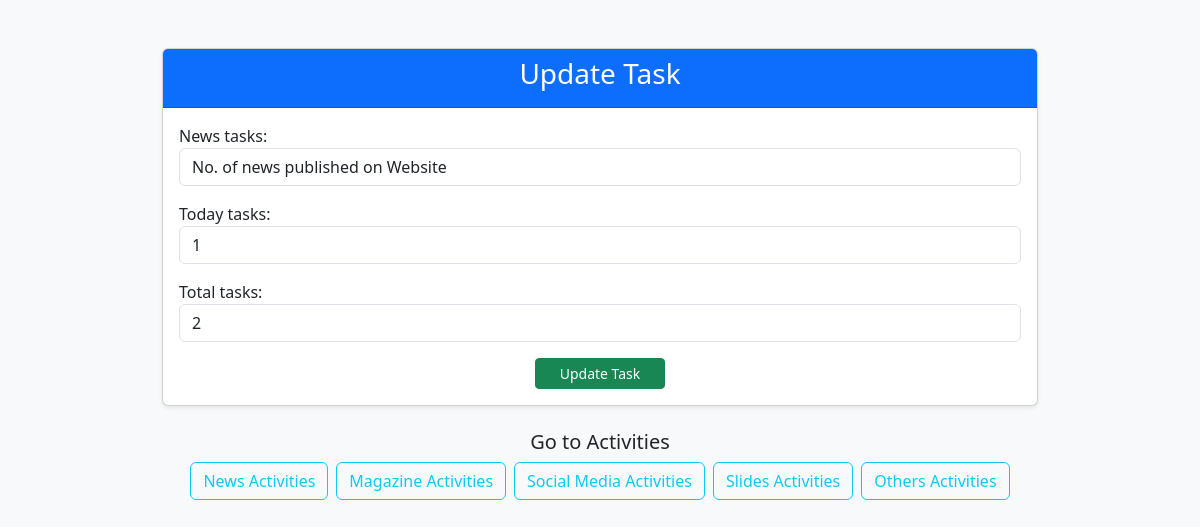
The page /update_task/1/news/ on the database its author committed.
### card_app/models.py (models this page shows, shortened)
class NewsTable(models.Model):
    news_choices = [
        ('news_website', 'No. of news published on Website'),
        ('news_socialmedia', 'No. of news published on Social Media'),
        ('newsletter_subscription', 'No. of subscriptions done for Newsletter'),
        ('email_newsletter', 'Newsletter prepared for customers via Email'),
    ]
    news_tasks = models.CharField(max_length=200,choices=news_choices)
    today_tasks = models.IntegerField(default=0)
    total_tasks = models.IntegerField(default=0)
    timestamp = models.DateTimeField(auto_now_add=True)

### card_app/views.py (the view, shortened to what this page needs)
# urls.py: path('update_task/<int:task_id>/<str:task_type>/', views.update_task, name='update_task'),
def update_task(request, task_id, task_type):
    model_mapping = {
        'news': (NewsTable, NewsForm, 'card_app:news_activities'),
        'magazine': (MagazineTable, MagazineForm, 'card_app:magazine_activities'),
        'socialmedia': (SocialmediaTable, SocialMediaForm, 'card_app:social_activities'),
        'slides': (SlidesTable, SlidesForm, 'card_app:slides_activities'),
        'others': (OthersTable, OthersForm, 'card_app:others_activities')
    }
    if task_type not in model_mapping:
        return redirect('card_app:index')  # Default redirection if task_type is invalid
    model, form_class, redirect_url = model_mapping[task_type]
    task = get_object_or_404(model, id=task_id)
    form = form_class(request.POST or None, instance=task)
    return render(request, 'card_app/update_task.html', {'form': form, 'task': task})

### card_app/forms.py (shortened to what this page needs)
class NewsForm(forms.ModelForm):
    class Meta:
        model = NewsTable
        fields = ['news_tasks', 'today_tasks', 'total_tasks']
        widgets = {
            'news_tasks': forms.Select(attrs={'class': 'form-control'}),
            'today_tasks': forms.NumberInput(attrs={'class': 'form-control'}),
            'total_tasks': forms.NumberInput(attrs={'class': 'form-control'}),
        }

### card_app/templates/card_app/update_task.html (shortened to what this page needs)
<!DOCTYPE html>
<html lang="en">
<head>
    <link href="https://cdn.jsdelivr.net/npm/bootstrap@5.3.3/dist/css/bootstrap.min.css" rel="stylesheet">
</head>
<body class="bg-light">
    <div class="container mt-5 w-75">
        <div class="card shadow-sm">
            <div class="card-header bg-primary text-white">
                <h3 class="text-center">Update Task</h3>
            </div>
            <div class="card-body">
                <form method="post">
                    <div class="mb-3">
                        {{ form.as_p }}
                    </div>
                    <div class="text-center">
                        <button type="submit" class="btn btn-success btn-sm px-4">Update Task</button>
                    </div>
                </form>
            </div>
        </div>
        <div class="text-center mt-4">
            <h5>Go to Activities</h5>
            <div class="d-flex justify-content-center flex-wrap gap-2">
                <a href="{% url 'card_app:news_activities' %}" class="btn btn-outline-info">News Activities</a>
                <a href="{% url 'card_app:magazine_activities' %}" class="btn btn-outline-info">Magazine Activities</a>
                <a href="{% url 'card_app:social_activities' %}" class="btn btn-outline-info">Social Media Activities</a>
                <a href="{% url 'card_app:slides_activities' %}" class="btn btn-outline-info">Slides Activities</a>
                <a href="{% url 'card_app:others_activities' %}" class="btn btn-outline-info">Others Activities</a>
            </div>
        </div>
    </div>
</body>
</html>

### rows shown on the page
NewsTable: news_tasks "No. of news published on Website", today_tasks "1", total_tasks "2"
